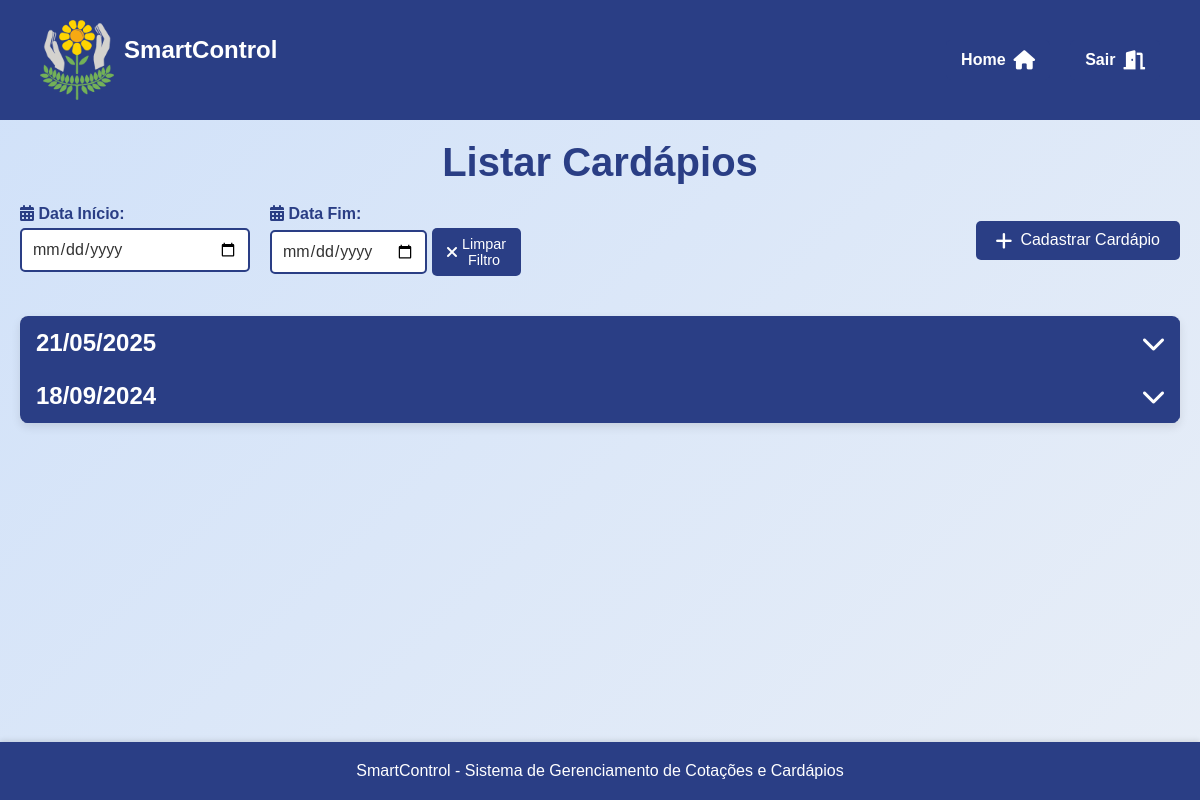
Before: /assets/view/pages/cardapio/listarCardapio/listarCardapio.php (signed in) with the older database file.
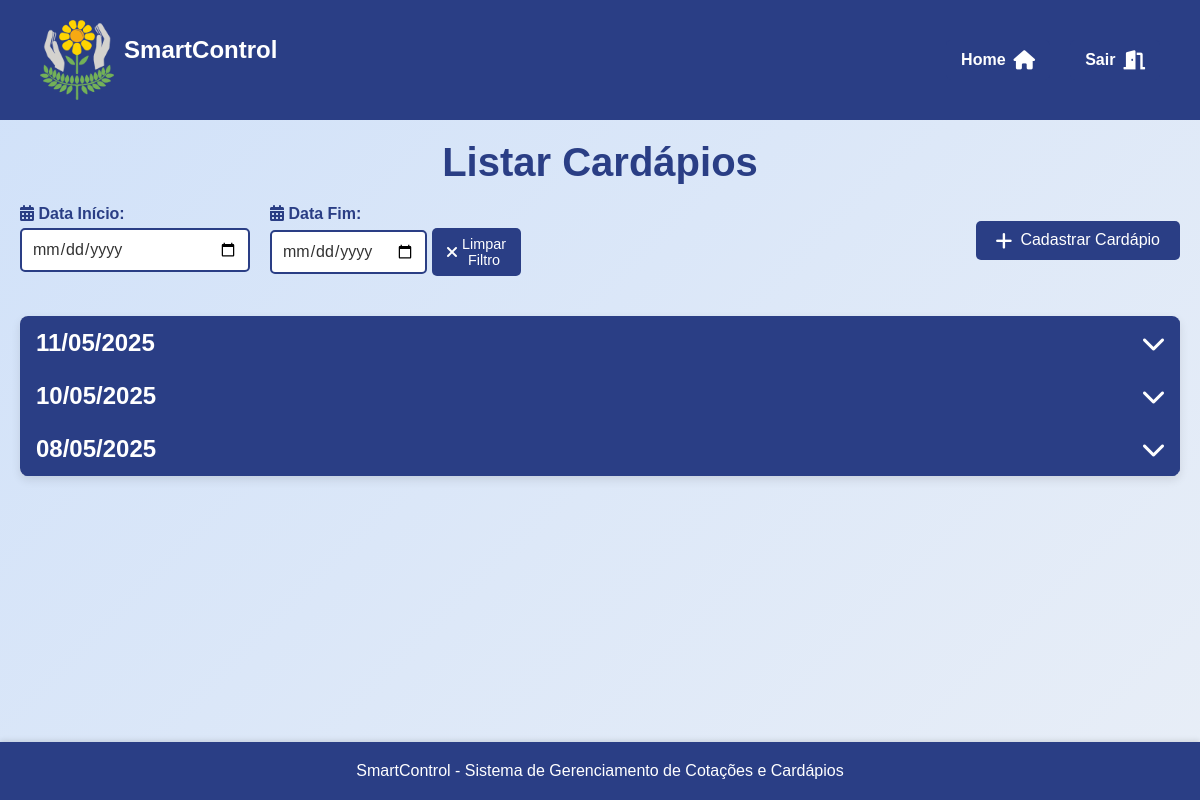
After: the same page with the newer database file.
### tables this page shows
CREATE TABLE `cardapios` (
  `id` int(11) NOT NULL,
  `nutricionista_id` int(11) NOT NULL,
  `dataC` date NOT NULL,
  `periodo` text NOT NULL,
  `descricao` text DEFAULT NULL,
  `data_criacao` timestamp NOT NULL DEFAULT current_timestamp()
);

### assets/model/pdo/DataBase.php (called while the page is built, shortened)
<?php
class Database {
    private $host = 'localhost';
    private $dbname = 'sistema_apae';
    private $username = 'root';
    private $password = '';
    public $conn;
    public function __construct()
    {
        try {
            $this->conn = new PDO("mysql:host=$this->host;dbname=$this->dbname", $this->username, $this->password);
            $this->conn->setAttribute(PDO::ATTR_ERRMODE, PDO::ERRMODE_EXCEPTION);
        } catch (PDOException $exception) {
            echo "Erro na conexão: " . $exception->getMessage();
        }
    }
    public function read($table, $columns = "*", $id = null, $where = null) {
        $sql = "SELECT $columns FROM $table";
        try {
            $stmt = $this->conn->prepare($sql);
            $stmt->execute();
            return $stmt->fetchAll(PDO::FETCH_ASSOC);
        } catch (PDOException $exception) {
            echo "Erro ao ler: " . $exception->getMessage();
            return false;
        }
    }
}
?>

### assets/controller/cardapioController.php (called while the page is built, shortened)
<?php
require_once __DIR__ . "/../model/pdo/Database.php";
require_once __DIR__ . "/../model/Cardapio.php";
class cardapioController {
    private $db;
    public function __construct() {
        $this->db = new Database();
    }
    public function listarcardapios() {
        $todosCardapio = $this->db->read("cardapios");
        usort($todosCardapio, function($a, $b) {
            return strtotime($a['dataC']) - strtotime($b['dataC']);
        });
        $arr = [];
        foreach($todosCardapio as $cardapio) {
            $novocardapio = new Cardapio($cardapio['id'], $cardapio['nutricionista_id'], $cardapio['dataC'], $cardapio['periodo'], $cardapio['descricao']);
            $arr[] = $novocardapio;
        }
        return $arr;
    }
}
?>

### assets/model/Cardapio.php (called while the page is built, shortened)
<?php
class Cardapio {
private $id;
private $dataC;
public function __construct($id = null, $nutricionista_id = null, $dataC = null, $periodo = null, $descricao = null) {
    $this->id = $id;
    $this->dataC = $dataC;
}
public function getId() {
    return $this->id;
}
public function getDataC() {
    return $this->dataC;
}
}
?>

### assets/view/pages/cardapio/listarCardapio/listarCardapio.php (the view, shortened to what the changed rows need)
<?php
    require_once __DIR__ . '/../../../../controller/cardapioController.php';
    require_once __DIR__ . "/../../../../controller/pageController.php";
    $cardapioController = new cardapioController();
?>
<!DOCTYPE html>
<html lang="pt-br">
<head>
    <link rel="stylesheet" href="../../styles/ListarStyle.css">
    <link rel="stylesheet" href="./customCardapio.css">
    <link rel="stylesheet" href="https://cdnjs.cloudflare.com/ajax/libs/font-awesome/6.0.0-beta3/css/all.min.css">
</head>
<body>
    <main>
        <h1>Listar Cardápios</h1>
        <table>
            <tbody>
                <?php
                if ($cardapioController) {
                    $cardapios = $cardapioController->listarcardapios();
                    usort($cardapios, function($a, $b) {
                        return strtotime($b->getDataC()) - strtotime($a->getDataC());
                    });
                    foreach ($cardapios as $cardapio) {
                        $id = 'folder' . $cardapio->getId();
                        $dataFormatada = date("d/m/Y", strtotime($cardapio->getDataC()));
                        echo "<tr class='folder' onclick='toggleFolder(\"{$id}\")'>";
                        echo "<td colspan='6'><h2>{$dataFormatada} <i class='fas fa-chevron-down'></i></h2></td>";
                        echo "</tr>";
                    }
                } else {
                    echo "<tr><td colspan='7'>Nenhum cardápio encontrado.</td></tr>";
                }
                ?>
            </tbody>
        </table>
    </main>
</body>
</html>

Changed rows visible on the page:
removed cardapios: dataC "21/05/2025"
removed cardapios: dataC "18/09/2024"
added cardapios: dataC "11/05/2025"
added cardapios: dataC "10/05/2025"
added cardapios: dataC "08/05/2025"
